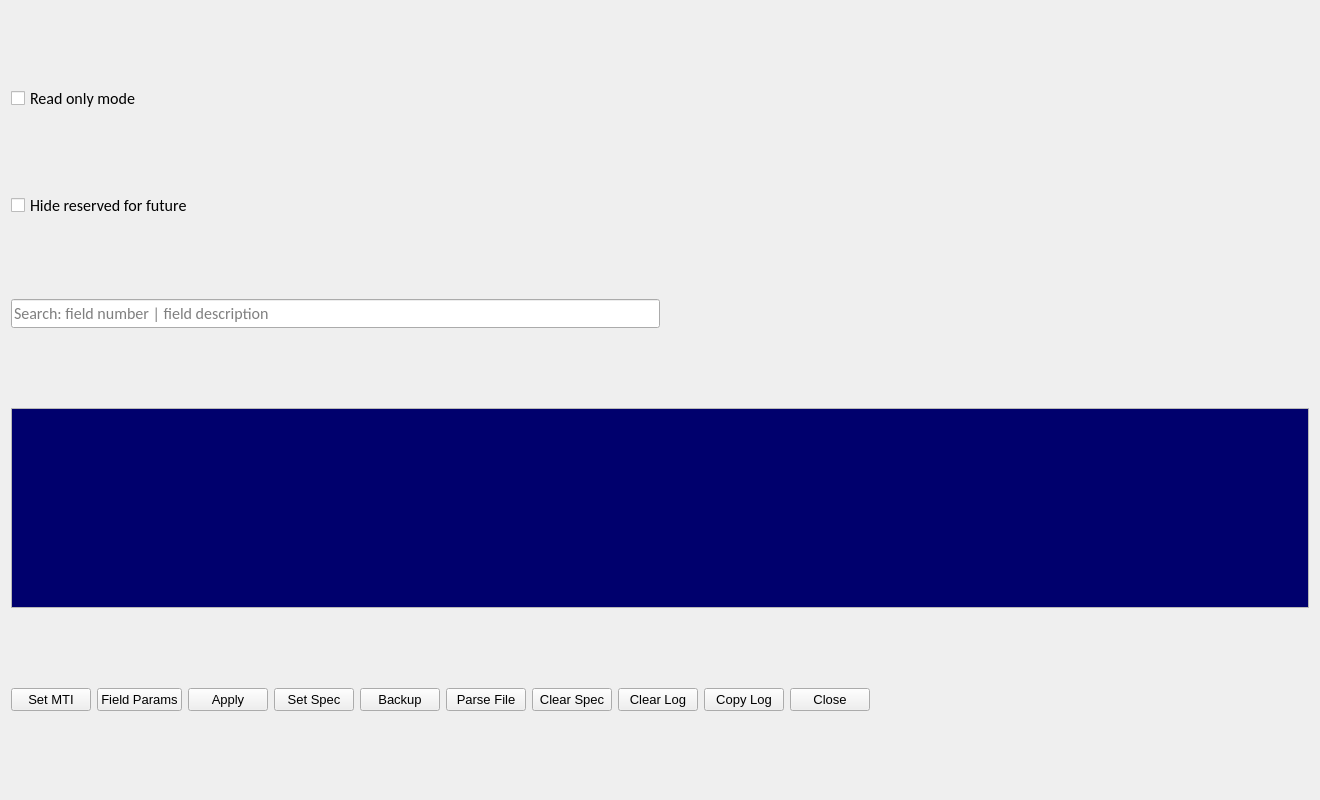
<?xml version="1.0" encoding="UTF-8"?>
<ui version="4.0">
 <class>SpecificationWindow</class>
 <widget class="QDialog" name="SpecificationWindow">
  <property name="geometry">
   <rect>
    <x>0</x>
    <y>0</y>
    <width>1320</width>
    <height>800</height>
   </rect>
  </property>
  <property name="sizePolicy">
   <sizepolicy hsizetype="Fixed" vsizetype="Fixed">
    <horstretch>0</horstretch>
    <verstretch>0</verstretch>
   </sizepolicy>
  </property>
  <property name="minimumSize">
   <size>
    <width>1320</width>
    <height>800</height>
   </size>
  </property>
  <property name="maximumSize">
   <size>
    <width>1320</width>
    <height>800</height>
   </size>
  </property>
  <property name="windowTitle">
   <string>Specification</string>
  </property>
  <layout class="QGridLayout" name="gridLayout">
   <item row="0" column="0">
    <widget class="QCheckBox" name="CheckBoxReadOnly">
     <property name="font">
      <font>
       <family>Calibri</family>
       <pointsize>12</pointsize>
      </font>
     </property>
     <property name="text">
      <string>Read only mode</string>
     </property>
    </widget>
   </item>
   <item row="1" column="0">
    <widget class="QCheckBox" name="CheckBoxHideReverved">
     <property name="font">
      <font>
       <family>Calibri</family>
       <pointsize>12</pointsize>
      </font>
     </property>
     <property name="text">
      <string>Hide reserved for future</string>
     </property>
     <property name="checked">
      <bool>false</bool>
     </property>
     <property name="tristate">
      <bool>false</bool>
     </property>
    </widget>
   </item>
   <item row="2" column="0">
    <layout class="QVBoxLayout" name="SpecTreeLayout"/>
   </item>
   <item row="3" column="0">
    <layout class="QHBoxLayout" name="horizontalLayout_2">
     <item>
      <layout class="QHBoxLayout" name="horizontalLayout">
       <item>
        <layout class="QHBoxLayout" name="PlusLayout"/>
       </item>
       <item>
        <layout class="QHBoxLayout" name="MinusLayout"/>
       </item>
       <item>
        <layout class="QHBoxLayout" name="NextLevelLayout"/>
       </item>
      </layout>
     </item>
     <item>
      <widget class="QLineEdit" name="SearchLine">
       <property name="font">
        <font>
         <family>Calibri</family>
         <pointsize>12</pointsize>
        </font>
       </property>
       <property name="inputMethodHints">
        <set>Qt::ImhLatinOnly</set>
       </property>
       <property name="maxLength">
        <number>128</number>
       </property>
       <property name="readOnly">
        <bool>false</bool>
       </property>
       <property name="placeholderText">
        <string>Search: field number | field description</string>
       </property>
       <property name="clearButtonEnabled">
        <bool>true</bool>
       </property>
      </widget>
     </item>
     <item>
      <spacer name="horizontalSpacer">
       <property name="orientation">
        <enum>Qt::Horizontal</enum>
       </property>
       <property name="sizeHint" stdset="0">
        <size>
         <width>40</width>
         <height>20</height>
        </size>
       </property>
      </spacer>
     </item>
    </layout>
   </item>
   <item row="4" column="0">
    <widget class="QTextBrowser" name="LogArea">
     <property name="minimumSize">
      <size>
       <width>0</width>
       <height>200</height>
      </size>
     </property>
     <property name="maximumSize">
      <size>
       <width>16777215</width>
       <height>200</height>
      </size>
     </property>
     <property name="palette">
      <palette>
       <active>
        <colorrole role="Text">
         <brush brushstyle="SolidPattern">
          <color alpha="255">
           <red>255</red>
           <green>255</green>
           <blue>255</blue>
          </color>
         </brush>
        </colorrole>
        <colorrole role="Base">
         <brush brushstyle="SolidPattern">
          <color alpha="255">
           <red>0</red>
           <green>0</green>
           <blue>109</blue>
          </color>
         </brush>
        </colorrole>
       </active>
       <inactive>
        <colorrole role="Text">
         <brush brushstyle="SolidPattern">
          <color alpha="255">
           <red>255</red>
           <green>255</green>
           <blue>255</blue>
          </color>
         </brush>
        </colorrole>
        <colorrole role="Base">
         <brush brushstyle="SolidPattern">
          <color alpha="255">
           <red>0</red>
           <green>0</green>
           <blue>109</blue>
          </color>
         </brush>
        </colorrole>
       </inactive>
       <disabled>
        <colorrole role="Text">
         <brush brushstyle="SolidPattern">
          <color alpha="255">
           <red>120</red>
           <green>120</green>
           <blue>120</blue>
          </color>
         </brush>
        </colorrole>
        <colorrole role="Base">
         <brush brushstyle="SolidPattern">
          <color alpha="255">
           <red>240</red>
           <green>240</green>
           <blue>240</blue>
          </color>
         </brush>
        </colorrole>
       </disabled>
      </palette>
     </property>
     <property name="font">
      <font>
       <family>Courier New</family>
       <pointsize>11</pointsize>
      </font>
     </property>
     <property name="textInteractionFlags">
      <set>Qt::TextSelectableByKeyboard|Qt::TextSelectableByMouse</set>
     </property>
    </widget>
   </item>
   <item row="5" column="0">
    <layout class="QHBoxLayout" name="horizontalLayout_5">
     <item>
      <widget class="QPushButton" name="ButtonSetMti">
       <property name="font">
        <font>
         <pointsize>10</pointsize>
        </font>
       </property>
       <property name="focusPolicy">
        <enum>Qt::NoFocus</enum>
       </property>
       <property name="text">
        <string>Set MTI</string>
       </property>
      </widget>
     </item>
     <item>
      <widget class="QPushButton" name="ButtonSetValidators">
       <property name="font">
        <font>
         <pointsize>10</pointsize>
        </font>
       </property>
       <property name="focusPolicy">
        <enum>Qt::NoFocus</enum>
       </property>
       <property name="text">
        <string>Field Params</string>
       </property>
      </widget>
     </item>
     <item>
      <widget class="QPushButton" name="ButtonApply">
       <property name="font">
        <font>
         <pointsize>10</pointsize>
        </font>
       </property>
       <property name="focusPolicy">
        <enum>Qt::NoFocus</enum>
       </property>
       <property name="text">
        <string>Apply</string>
       </property>
      </widget>
     </item>
     <item>
      <widget class="QPushButton" name="ButtonReset">
       <property name="font">
        <font>
         <pointsize>10</pointsize>
        </font>
       </property>
       <property name="focusPolicy">
        <enum>Qt::NoFocus</enum>
       </property>
       <property name="text">
        <string>Set Spec</string>
       </property>
      </widget>
     </item>
     <item>
      <widget class="QPushButton" name="ButtonBackup">
       <property name="font">
        <font>
         <pointsize>10</pointsize>
        </font>
       </property>
       <property name="focusPolicy">
        <enum>Qt::NoFocus</enum>
       </property>
       <property name="text">
        <string>Backup</string>
       </property>
      </widget>
     </item>
     <item>
      <widget class="QPushButton" name="ParseFile">
       <property name="font">
        <font>
         <pointsize>10</pointsize>
        </font>
       </property>
       <property name="focusPolicy">
        <enum>Qt::NoFocus</enum>
       </property>
       <property name="text">
        <string>Parse File</string>
       </property>
      </widget>
     </item>
     <item>
      <widget class="QPushButton" name="ButtonClean">
       <property name="font">
        <font>
         <pointsize>10</pointsize>
        </font>
       </property>
       <property name="focusPolicy">
        <enum>Qt::NoFocus</enum>
       </property>
       <property name="text">
        <string>Clear Spec</string>
       </property>
      </widget>
     </item>
     <item>
      <widget class="QPushButton" name="ButtonClearLog">
       <property name="font">
        <font>
         <pointsize>10</pointsize>
        </font>
       </property>
       <property name="focusPolicy">
        <enum>Qt::NoFocus</enum>
       </property>
       <property name="text">
        <string>Clear Log</string>
       </property>
      </widget>
     </item>
     <item>
      <widget class="QPushButton" name="ButtonCopyLog">
       <property name="font">
        <font>
         <pointsize>10</pointsize>
        </font>
       </property>
       <property name="focusPolicy">
        <enum>Qt::NoFocus</enum>
       </property>
       <property name="text">
        <string>Copy Log</string>
       </property>
      </widget>
     </item>
     <item>
      <widget class="QPushButton" name="ButtonClose">
       <property name="font">
        <font>
         <pointsize>10</pointsize>
        </font>
       </property>
       <property name="focusPolicy">
        <enum>Qt::NoFocus</enum>
       </property>
       <property name="text">
        <string>Close</string>
       </property>
      </widget>
     </item>
     <item>
      <spacer name="horizontalSpacer_2">
       <property name="orientation">
        <enum>Qt::Horizontal</enum>
       </property>
       <property name="sizeHint" stdset="0">
        <size>
         <width>40</width>
         <height>20</height>
        </size>
       </property>
      </spacer>
     </item>
    </layout>
   </item>
  </layout>
 </widget>
 <resources/>
 <connections/>
</ui>
